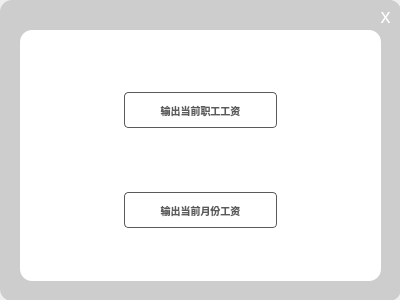
<?xml version="1.0" encoding="UTF-8"?>
<ui version="4.0">
 <class>outputSalarywindow</class>
 <widget class="QDialog" name="outputSalarywindow">
  <property name="geometry">
   <rect>
    <x>0</x>
    <y>0</y>
    <width>400</width>
    <height>300</height>
   </rect>
  </property>
  <property name="windowTitle">
   <string>Dialog</string>
  </property>
  <widget class="QFrame" name="frame">
   <property name="geometry">
    <rect>
     <x>0</x>
     <y>0</y>
     <width>401</width>
     <height>301</height>
    </rect>
   </property>
   <property name="styleSheet">
    <string notr="true">background-color:rgb(205, 205, 205); 
border-radius: 12px;
 </string>
   </property>
   <property name="frameShape">
    <enum>QFrame::StyledPanel</enum>
   </property>
   <property name="frameShadow">
    <enum>QFrame::Raised</enum>
   </property>
   <widget class="QPushButton" name="closeButton">
    <property name="geometry">
     <rect>
      <x>370</x>
      <y>0</y>
      <width>31</width>
      <height>31</height>
     </rect>
    </property>
    <property name="styleSheet">
     <string notr="true">QPushButton {
    background-color:rgb(205, 205, 205);
    color: white;
     border-top-left-radius: 0px;    
    border-top-right-radius: 12px;   
    border-bottom-left-radius: 0px;   
    border-bottom-right-radius: 0px;  
    font-size: 20px;
}
QPushButton:hover {
    background-color:rgb(133, 133, 133);
}</string>
    </property>
    <property name="text">
     <string>x</string>
    </property>
   </widget>
   <widget class="QFrame" name="frame_2">
    <property name="geometry">
     <rect>
      <x>20</x>
      <y>30</y>
      <width>361</width>
      <height>251</height>
     </rect>
    </property>
    <property name="styleSheet">
     <string notr="true">background-color:rgb(255, 255, 255);</string>
    </property>
    <property name="frameShape">
     <enum>QFrame::StyledPanel</enum>
    </property>
    <property name="frameShadow">
     <enum>QFrame::Raised</enum>
    </property>
    <widget class="QWidget" name="horizontalLayoutWidget_2">
     <property name="geometry">
      <rect>
       <x>0</x>
       <y>140</y>
       <width>361</width>
       <height>81</height>
      </rect>
     </property>
     <layout class="QHBoxLayout" name="horizontalLayout_2">
      <item>
       <spacer name="horizontalSpacer_3">
        <property name="orientation">
         <enum>Qt::Horizontal</enum>
        </property>
        <property name="sizeHint" stdset="0">
         <size>
          <width>40</width>
          <height>20</height>
         </size>
        </property>
       </spacer>
      </item>
      <item>
       <widget class="QPushButton" name="outputMonthSalary">
        <property name="sizePolicy">
         <sizepolicy hsizetype="Fixed" vsizetype="Fixed">
          <horstretch>0</horstretch>
          <verstretch>0</verstretch>
         </sizepolicy>
        </property>
        <property name="font">
         <font>
          <family>等线</family>
          <pointsize>-1</pointsize>
          <bold>true</bold>
         </font>
        </property>
        <property name="styleSheet">
         <string notr="true">QPushButton{
height:34;
width:151;
color:rgb(90, 90, 90);
border:1px solid rgb(90, 90, 90);
border-radius:4px;
font-size:10px;
}
QPushButton:hover {
    background-color: rgb(205, 205, 205);
color:rgb(255, 255, 255);
font-size:12px;
}
QPushButton:pressed{
    background-color: rgb(133,133,133);
color:rgb(255, 255, 255);
font-size:10px;
}</string>
        </property>
        <property name="text">
         <string>输出当前月份工资</string>
        </property>
       </widget>
      </item>
      <item>
       <spacer name="horizontalSpacer_4">
        <property name="orientation">
         <enum>Qt::Horizontal</enum>
        </property>
        <property name="sizeHint" stdset="0">
         <size>
          <width>40</width>
          <height>20</height>
         </size>
        </property>
       </spacer>
      </item>
     </layout>
    </widget>
    <widget class="QLabel" name="warningLabel">
     <property name="geometry">
      <rect>
       <x>120</x>
       <y>220</y>
       <width>137</width>
       <height>20</height>
      </rect>
     </property>
     <property name="font">
      <font>
       <family>等线</family>
       <bold>true</bold>
      </font>
     </property>
     <property name="styleSheet">
      <string notr="true">background-color:rgb(255, 255, 255);</string>
     </property>
     <property name="text">
      <string>&lt;html&gt;&lt;head/&gt;&lt;body&gt;&lt;p&gt;&lt;span style=&quot; font-size:10pt; color:#5a5a5a;&quot;&gt;&lt;/span&gt;&lt;/p&gt;&lt;/body&gt;&lt;/html&gt;</string>
     </property>
    </widget>
    <widget class="QWidget" name="horizontalLayoutWidget_3">
     <property name="geometry">
      <rect>
       <x>0</x>
       <y>40</y>
       <width>361</width>
       <height>81</height>
      </rect>
     </property>
     <layout class="QHBoxLayout" name="horizontalLayout_3">
      <item>
       <spacer name="horizontalSpacer_5">
        <property name="orientation">
         <enum>Qt::Horizontal</enum>
        </property>
        <property name="sizeHint" stdset="0">
         <size>
          <width>40</width>
          <height>20</height>
         </size>
        </property>
       </spacer>
      </item>
      <item>
       <widget class="QPushButton" name="outputEmployeeSalary">
        <property name="sizePolicy">
         <sizepolicy hsizetype="Fixed" vsizetype="Fixed">
          <horstretch>0</horstretch>
          <verstretch>0</verstretch>
         </sizepolicy>
        </property>
        <property name="font">
         <font>
          <family>等线</family>
          <pointsize>-1</pointsize>
          <bold>true</bold>
         </font>
        </property>
        <property name="styleSheet">
         <string notr="true">QPushButton{
height:34;
width:151;
color:rgb(90, 90, 90);
border:1px solid rgb(90, 90, 90);
border-radius:4px;
font-size:10px;
}
QPushButton:hover {
    background-color: rgb(205, 205, 205);
color:rgb(255, 255, 255);
font-size:12px;
}
QPushButton:pressed{
    background-color: rgb(133,133,133);
color:rgb(255, 255, 255);
font-size:10px;
}</string>
        </property>
        <property name="text">
         <string>输出当前职工工资</string>
        </property>
       </widget>
      </item>
      <item>
       <spacer name="horizontalSpacer_6">
        <property name="orientation">
         <enum>Qt::Horizontal</enum>
        </property>
        <property name="sizeHint" stdset="0">
         <size>
          <width>40</width>
          <height>20</height>
         </size>
        </property>
       </spacer>
      </item>
     </layout>
    </widget>
   </widget>
  </widget>
 </widget>
 <resources/>
 <connections/>
</ui>
